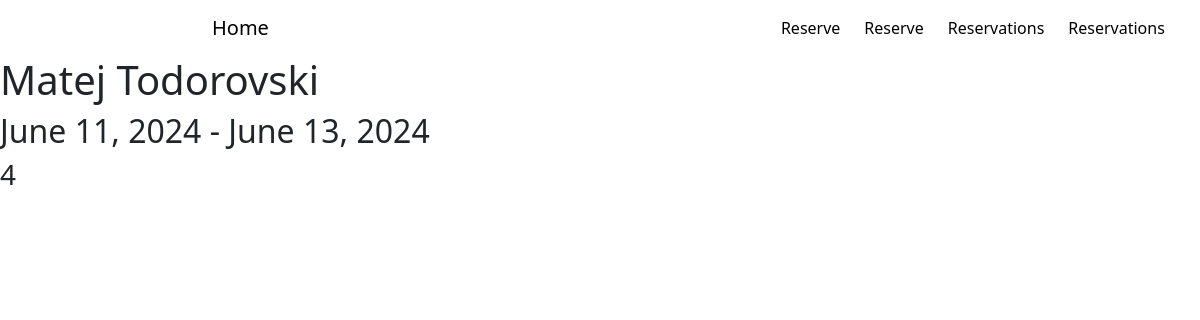
The page /details_reservation/2 on the database its author committed.
### hotel_app/models.py (models this page shows, shortened)
class Reservation(models.Model):
    code = models.CharField(max_length=30)
    from_date = models.DateField()
    to_date = models.DateField()
    user = models.ForeignKey(User, on_delete=models.CASCADE)
    room = models.ForeignKey(Room, on_delete=models.CASCADE)
    id_picture = models.ImageField(upload_to='images/', null=True, blank=True)
    is_confirmed = models.BooleanField()
    confirmed_by = models.ForeignKey(Employee, on_delete=models.CASCADE)

class Employee(models.Model):
    EMPLOYEE_CHOICES = (
        ('H', 'H'),
        ('R', 'R'),
        ('M', 'M')
    )
    name = models.CharField(max_length=30)
    surname = models.CharField(max_length=30)
    work_description = models.TextField()
    employment_year = models.IntegerField()
    employee_type = models.CharField(max_length=30, choices=EMPLOYEE_CHOICES)
    user = models.ForeignKey(User, on_delete=models.CASCADE,null=True, blank=True)
    def __str__(self):
        return f"{self.name} {self.surname}"

class Room(models.Model):
    room_number = models.IntegerField()
    beds = models.IntegerField()
    has_terrace = models.BooleanField()
    is_clean = models.BooleanField()

### hotel_app/views.py (the view)
# urls.py: path('details_reservation/<id>', details_reservation, name="details reservation")
def details_reservation(request, id):
    reservation = Reservation.objects.filter(id=id).get()
    return render(request, "details_reservation.html", {"reservation" : reservation})

### hotel_app/templates/details_reservation.html
{% extends "base.html" %}
{% block content %}
    <h1>{{ reservation.confirmed_by }}</h1>
    <h2>{{ reservation.from_date }} - {{ reservation.to_date }}</h2>
    <h3>{{ reservation.room.room_number }}</h3>
{% endblock %}

### rows shown on the page
Reservation: confirmed_by "Matej Todorovski", from_date "June 11, 2024", to_date "June 13, 2024", room.room_number "4"
